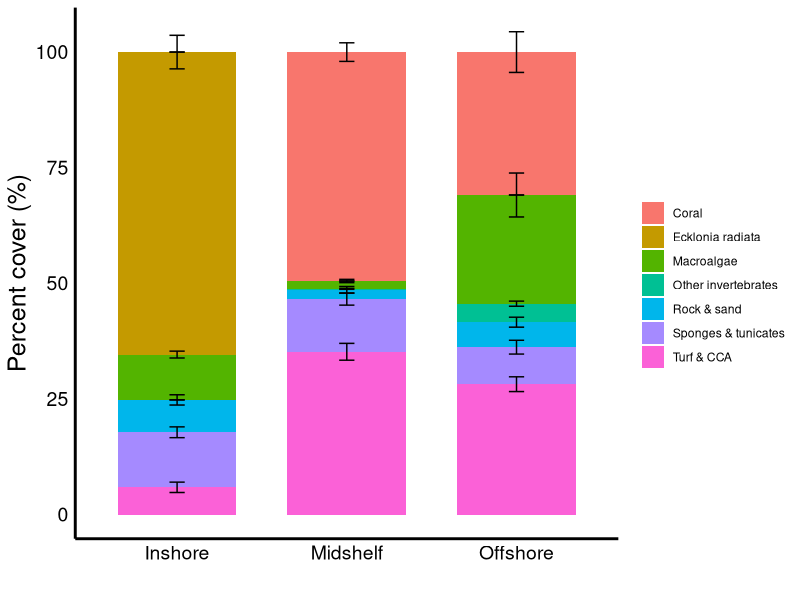

R code for this plot: (Note: this script raises an error after producing the figure.)
################################################################################
##
## Script for analysing habitat data from the cross-shelf gradient
##
## 
## Code by Paula Sgarlatta
##
################################################################################


rm(list=ls()) # cleaning memory

# libraries
library(tidyverse)
library(here)

# Load data

habitat <- read.csv(here::here("data", "using biomass-maxN", "habitat_solitaries_2012.csv"))

habitat_toplot <- habitat %>% 
  pivot_longer(cols= 4:10, names_to="Group") %>%
  filter(Site!="Flat_top", Site!="Look_at_me_now") %>% 
  mutate(value=as.numeric(value)) %>%
  group_by(Site, Habitat,Transect, Group) %>%
  summarize(total=sum(value)) %>% 
  group_by(Site, Transect) %>% 
  mutate(percent_cover=(total*100/125)) %>% #125 points per transect
  select(-total)



####(FIGURE X-3) ----



habitat_summary_habitat <-habitat_toplot%>%
  group_by(Habitat, Group)%>%
  summarise(Percent_cover_habitat=mean(percent_cover,na.rm=T),
            n = n(), mean = mean(percent_cover), se = sd(percent_cover/sqrt(n))) %>% 
  mutate(se) %>%
  group_by(Habitat) %>%
  arrange(desc(Group)) %>%
  mutate(
    pos = cumsum(Percent_cover_habitat),
    upper = pos + se/2,
    lower = pos - se/2
  ) %>%
  ungroup()

habitat_v3 <- ggplot(habitat_summary_habitat, aes(x=Habitat, y=Percent_cover_habitat, fill=Group)) +
  geom_bar(stat="identity", width = 0.7) + 
  geom_errorbar(aes(ymin = lower, ymax = upper), width=0.09, position = "identity")+
  theme(panel.background=element_rect(fill="white"), panel.grid.minor = element_blank(), axis.ticks = element_blank(), 
        panel.grid.major = element_blank(),axis.line = element_line(size = 1, colour = "black"),
        axis.text = element_text(size = (14), color = "black"), axis.title = element_text(size= (18)),
        legend.key = element_rect(fill = "white"))+
  labs(y="Percent cover (%)", x="") + scale_fill_discrete(name = "", 
                                                          labels = c("Coral", "Ecklonia radiata", "Macroalgae", "Other invertebrates",
                                                                     "Rock & sand", "Sponges & tunicates", "Turf & CCA"))

## Error bars not working

ggsave(habitat_v3, file=here::here("outputs/", "habitat_stack.png"),
       height = 16, width = 24, unit = "cm" )